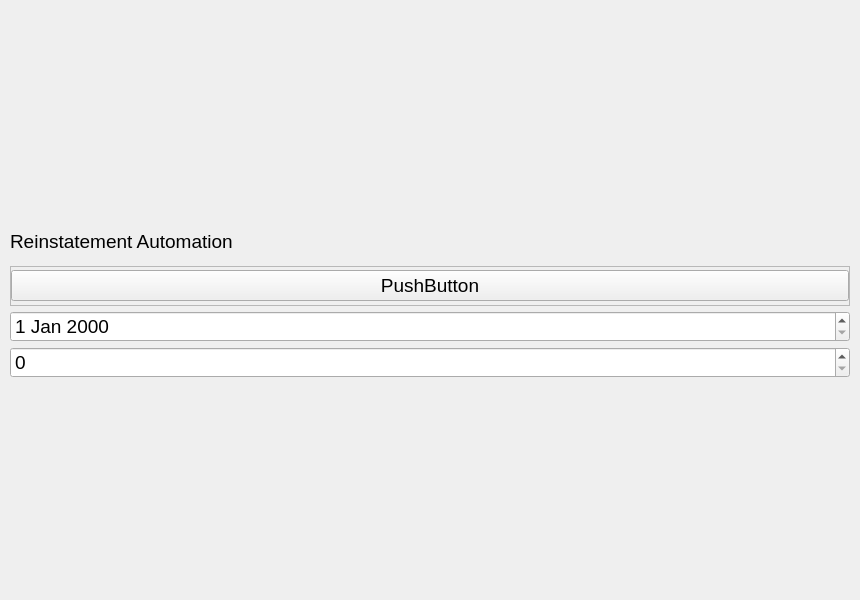
<?xml version="1.0" encoding="UTF-8"?>
<ui version="4.0">
 <class>MainPages</class>
 <widget class="QWidget" name="MainPages">
  <property name="geometry">
   <rect>
    <x>0</x>
    <y>0</y>
    <width>860</width>
    <height>600</height>
   </rect>
  </property>
  <property name="windowTitle">
   <string>Form</string>
  </property>
  <layout class="QVBoxLayout" name="main_pages_layout">
   <property name="spacing">
    <number>0</number>
   </property>
   <property name="leftMargin">
    <number>5</number>
   </property>
   <property name="topMargin">
    <number>5</number>
   </property>
   <property name="rightMargin">
    <number>5</number>
   </property>
   <property name="bottomMargin">
    <number>5</number>
   </property>
   <item>
    <widget class="QStackedWidget" name="pages">
     <property name="currentIndex">
      <number>0</number>
     </property>
     <widget class="QWidget" name="page_1">
      <property name="styleSheet">
       <string notr="true">font-size: 14pt;</string>
      </property>
      <layout class="QVBoxLayout" name="page_1_layout">
       <property name="spacing">
        <number>5</number>
       </property>
       <property name="leftMargin">
        <number>5</number>
       </property>
       <property name="topMargin">
        <number>5</number>
       </property>
       <property name="rightMargin">
        <number>5</number>
       </property>
       <property name="bottomMargin">
        <number>5</number>
       </property>
       <item>
        <layout class="QVBoxLayout" name="verticalLayout">
         <item>
          <widget class="QLabel" name="label">
           <property name="maximumSize">
            <size>
             <width>16777215</width>
             <height>40</height>
            </size>
           </property>
           <property name="text">
            <string>Reinstatement Automation</string>
           </property>
          </widget>
         </item>
         <item>
          <widget class="QFrame" name="frame_btn_1">
           <property name="minimumSize">
            <size>
             <width>0</width>
             <height>40</height>
            </size>
           </property>
           <property name="maximumSize">
            <size>
             <width>16777215</width>
             <height>40</height>
            </size>
           </property>
           <property name="frameShape">
            <enum>QFrame::StyledPanel</enum>
           </property>
           <property name="frameShadow">
            <enum>QFrame::Raised</enum>
           </property>
           <layout class="QVBoxLayout" name="btn_1_layout">
            <property name="spacing">
             <number>0</number>
            </property>
            <property name="leftMargin">
             <number>0</number>
            </property>
            <property name="topMargin">
             <number>0</number>
            </property>
            <property name="rightMargin">
             <number>0</number>
            </property>
            <property name="bottomMargin">
             <number>0</number>
            </property>
            <item>
             <widget class="QPushButton" name="pushButton">
              <property name="text">
               <string>PushButton</string>
              </property>
             </widget>
            </item>
           </layout>
          </widget>
         </item>
         <item>
          <widget class="QDateEdit" name="Reinstatement_Date_Edit"/>
         </item>
         <item>
          <widget class="QSpinBox" name="spinBox"/>
         </item>
        </layout>
       </item>
      </layout>
     </widget>
     <widget class="QWidget" name="page_2">
      <property name="styleSheet">
       <string notr="true">background:orange</string>
      </property>
      <layout class="QVBoxLayout" name="page_2_layout">
       <property name="spacing">
        <number>5</number>
       </property>
       <property name="leftMargin">
        <number>5</number>
       </property>
       <property name="topMargin">
        <number>5</number>
       </property>
       <property name="rightMargin">
        <number>5</number>
       </property>
       <property name="bottomMargin">
        <number>5</number>
       </property>
      </layout>
     </widget>
     <widget class="QWidget" name="page_3">
      <property name="styleSheet">
       <string notr="true">background:lightblue</string>
      </property>
      <layout class="QVBoxLayout" name="page_3_layout">
       <item>
        <widget class="QLabel" name="empty_page_label">
         <property name="font">
          <font>
           <pointsize>16</pointsize>
          </font>
         </property>
         <property name="text">
          <string>Empty Page</string>
         </property>
         <property name="alignment">
          <set>Qt::AlignCenter</set>
         </property>
        </widget>
       </item>
      </layout>
     </widget>
    </widget>
   </item>
  </layout>
 </widget>
 <resources/>
 <connections/>
</ui>
